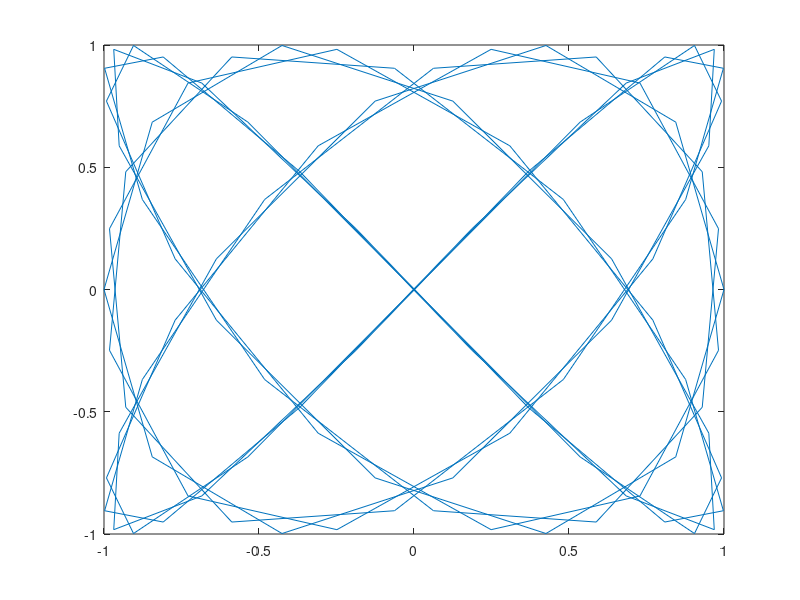

Source code (MATLAB):
% Skripts kas uzzime Lisažu figūras
% 27.01.2020
% autors Austris
t =0:0.01:1;
f1=9; f2=12;
x = cos(2*pi*f1*t);
y = sin(2*pi*f2*t);
plot(x,y)
shg
